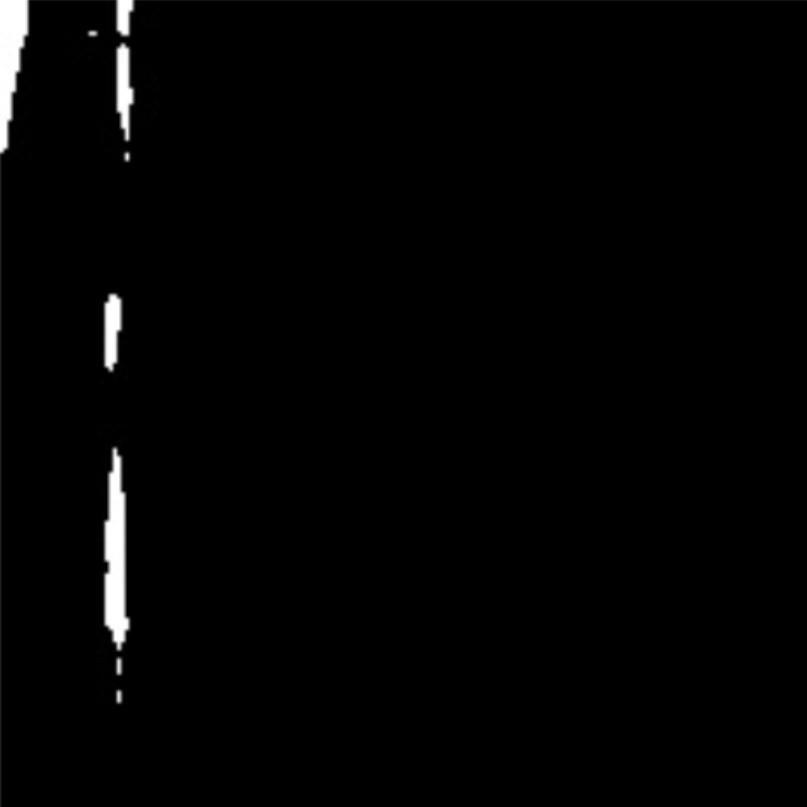
#> input picture _archive/create_bb/input.jpg, 807 x 807 px
$ python -i binary_to_bbox.py   (imports and definitions only)   (older library calls are emulated)
#> lines starting #> are read from the running program, lines starting #| are printed output that depends on the picture; after the words box and inside, x2 and y2 are one past the last pixel; in counts of white or black regions, pixels touching at a corner belong together
import cv2
import numpy as np


def find_if_close(cnt1, cnt2):
    LIMIT = 10
    row1, row2 = cnt1.shape[0], cnt2.shape[0]
    for i in range(row1):
        for j in range(row2):
            dist = np.linalg.norm(cnt1[i] - cnt2[j])
            if abs(dist) < LIMIT:
                return True
            elif i == row1 - 1 and j == row2 - 1:
                return False


# Get BBox from array of coordinates
def allign_bbox(res_coords, bboxnumber):
    print("In allign_bbox", type(res_coords))
    left = res_coords[bboxnumber][1][0]
    top = res_coords[bboxnumber][1][1]
    right = res_coords[bboxnumber][3][0]
    bottom = res_coords[bboxnumber][3][1]
    damage = "Damage"
    return damage, left, top, right, bottom


# get all bboxes from coordinates in the picture
def create_all_bbox(res_coords):
    print("In create_all_bbox" , type(res_coords))
    bboxes = []
    for bbox in range(len(res_coords)):
        bboxes.append(allign_bbox(res_coords, bbox))
    return bboxes


def extract_bboxes(path):
    '''
    reshapes input image from path to 500x500
    returns bboxes in format:
    ('Damage', left, top, right, bottom)

    Example:

    ('Damage', 64, 277, 80, 435)

    '''
#> called with path = '../_archive/create_bb/input.jpg'
    # change of size and drawing fields
    img = cv2.imread(path)
#> img is the input picture: shape (807, 807, 3); min 0, max 255, mean 3.4
    if img.size == 0:
        print('Error: Image was not read')
    img = cv2.resize(img, (500, 500))
#> img: shape (500, 500, 3)
    w, h, _ = img.shape
#> w = 500; h = 500
    cv2.rectangle(img, (0, 0), (w, h), (0, 0, 0), 0)
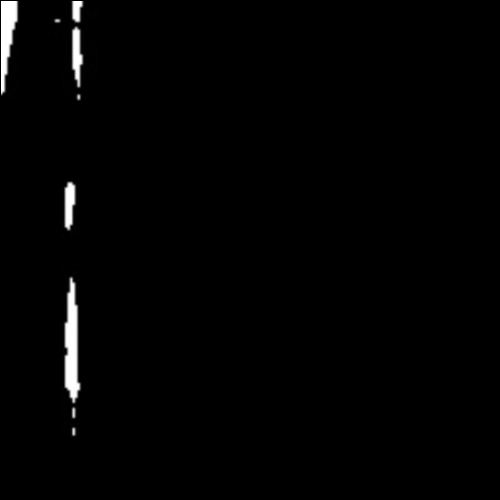
#> img: shape (500, 500, 3); min 0, max 255, mean 3.2
    img_area_limit = w * h * 0.2
#> img_area_limit = 50000

    # getting and sorting contours
    img_rgb = cv2.cvtColor(img, cv2.COLOR_BGR2RGB)
    img_blur = cv2.bilateralFilter(img_rgb, d=7, sigmaSpace=75, sigmaColor=75)
    img_gray = cv2.cvtColor(img_blur, cv2.COLOR_RGB2GRAY)
    a = img_gray.max()
#> a = 255
    _, thresh = cv2.threshold(img_gray, a * 0.45, a, cv2.THRESH_BINARY_INV)
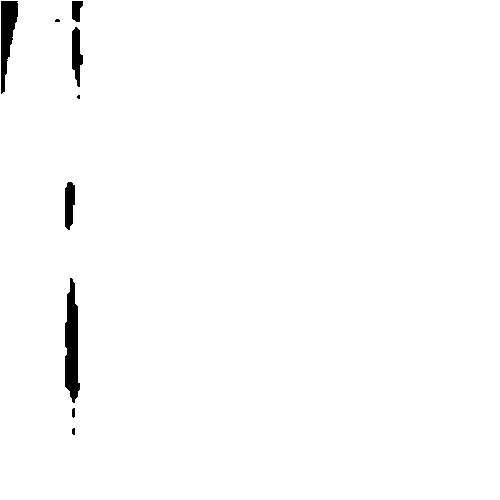
#> thresh: shape (500, 500); 98.7% white; 9 black regions (3 under 20 px)
    image, contours_, hierarchy = cv2.findContours(image=thresh, mode=cv2.RETR_TREE, method=cv2.CHAIN_APPROX_SIMPLE)
#> contours_ = 10 contours, 2 with area under 20; largest, box (x1, y1, x2, y2) and area: (0, 0, 500, 500) 249001, (64, 277, 81, 404) 1428, (0, 0, 19, 95) 1027, (71, 26, 84, 88) 490, (64, 181, 76, 231) 441, (71, 0, 84, 23) 206, (71, 407, 76, 419) 38, (71, 427, 76, 436) 27
    contours = []
    for cnt in contours_:
        area = cv2.contourArea(cnt)
        if area > img_area_limit:
            continue
        contours.append(cnt)
#> this loop made 10 passes
#> area on passes 2, 3, 4, 5, 7, 9, 10: 27, 37.5, 1428.5, 441, 489.5, 206, 1027
#> (cnt, area) on pass 1: ([[0, 0], [0, 499], [499, 499], [499, 0]], 249001)
#> after the loop, contours = 9 contours, 2 with area under 20; largest, box (x1, y1, x2, y2) and area: (64, 277, 81, 404) 1428, (0, 0, 19, 95) 1027, (71, 26, 84, 88) 490, (64, 181, 76, 231) 441, (71, 0, 84, 23) 206, (71, 407, 76, 419) 38, (71, 427, 76, 436) 27
    contours = sorted(contours, key=cv2.contourArea, reverse=True)

    # grouping contours by placement
    LENGTH = len(contours)
#> LENGTH = 9
    status = np.zeros((LENGTH, 1))
#> status = [0, 0, 0, 0, 0, 0, 0, 0, 0]
    for i, cnt1 in enumerate(contours):
        x = i
        if i != LENGTH - 1:
            for j, cnt2 in enumerate(contours[i + 1:]):
                x = x + 1
                dist = find_if_close(cnt1, cnt2)
                if dist:
                    val = min(status[i], status[x])
                    status[x] = status[i] = val
                else:
                    if status[x] == status[i]:
                        status[x] = i + 1
#> this loop made 9 passes
#> after the loop, status = [0, 1, 2, 3, 2, 0, 0, 4, 5]
    unified = []
    maximum = int(status.max()) + 1
#> maximum = 6
    for i in range(maximum):
        pos = np.where(status == i)[0]
        if pos.size != 0:
            cont = np.vstack(contours[i] for i in pos)
            hull = cv2.convexHull(cont)
            unified.append(hull)
#> this loop made 6 passes
#> pos on passes 1 to 6: [0, 5, 6], [1], [2, 4], [3], [7], [8]
#> after the loop, unified = 6 contours, 2 with area under 20; largest, box (x1, y1, x2, y2) and area: (64, 277, 81, 436) 1942, (0, 0, 19, 95) 1158, (71, 0, 84, 88) 950, (64, 181, 76, 231) 466

    # processing and displaying the result
    res_coords = []
    for cnt in unified:
        rect = cv2.minAreaRect(cnt)
        box = cv2.boxPoints(rect)
        box = np.int0(box)
        res_coords.append(box)
#> this loop made 6 passes
#> (rect, box) on passes 1 to 6: (((72, 356), (158, 16), -90), [[80, 435], [64, 435], [64, 277], [80, 277]]), (((9, 47), (94, 18), -90), [[18, 94], [0, 94], [0, 0], [18, 0]]), (((77, 43.5), (87, 12), -90), [[83, 87], [71, 87], [71, 0], [83, 0]]), (((69.5, 205.5), (49, 11), -90), [[75, 230], [64, 230], [64, 181], [75, 181]]), (((57, 20), (4, 6), -90), [[60, 22], [54, 22], [54, 18], [60, 18]]), (((78.5, 96.5), (4.24, 4.24), -45), [[78, 99], [75, 96], [78, 93], [81, 96]])
#> after the loop, res_coords = 6 items
    # refactor all bboxes for future IoU postprocessing
    final_bboxes = create_all_bbox(res_coords)
#| In create_all_bbox <class 'list'>
#> the loop in create_all_bbox, `for bbox in range(len(res_coords)):` made 6 passes
#> (left in allign_bbox, top in allign_bbox, right in allign_bbox, bottom in allign_bbox) on passes 1 to 6: (64, 435, 80, 277), (0, 94, 18, 0), (71, 87, 83, 0), (64, 230, 75, 181), (54, 22, 60, 18), (75, 96, 81, 96)
#| In allign_bbox <class 'list'>
#| In allign_bbox <class 'list'>
#| In allign_bbox <class 'list'>
#| In allign_bbox <class 'list'>
#| In allign_bbox <class 'list'>
#| In allign_bbox <class 'list'>
#> after the loop in create_all_bbox, `for bbox in range(len(res_coords)):`: bboxes = [('Damage', 64, 435, 80, 277), ('Damage', 0, 94, 18, 0), ('Damage', 71, 87, 83, 0), ('Damage', 64, 230, 75, 181), ('Damage', 54, 22, 60, 18), ('Damage', 75, 96, 81, 96)]
#> final_bboxes has the same summary as bboxes in create_all_bbox
    print("In extract_bboxes", type(res_coords))
#| In extract_bboxes <class 'list'>
    return final_bboxes


def write_coordinate_file(filename, bboxes_of_image):
    """
    Write file with the name of the image input as .txt in the format:

    Damage left top right bottom

    Example:

    Damage 64 277 80 435

    """
    if len(bboxes_of_image) == 0:
        print("This file doesnt have a damage")

    f = open(filename, "w+")
    for bbox in bboxes_of_image:
        bbox_string = bbox[0] + " " + str(bbox[1]) + " " + str(bbox[2]) + " " + str(bbox[3]) + " " + str(bbox[4])
        f.write(bbox_string + "\n")
    f.close()

>>> result = extract_bboxes('../_archive/create_bb/input.jpg')
#> result has the same summary as bboxes in create_all_bbox

$ run again, on _archive/create_bb/example.png
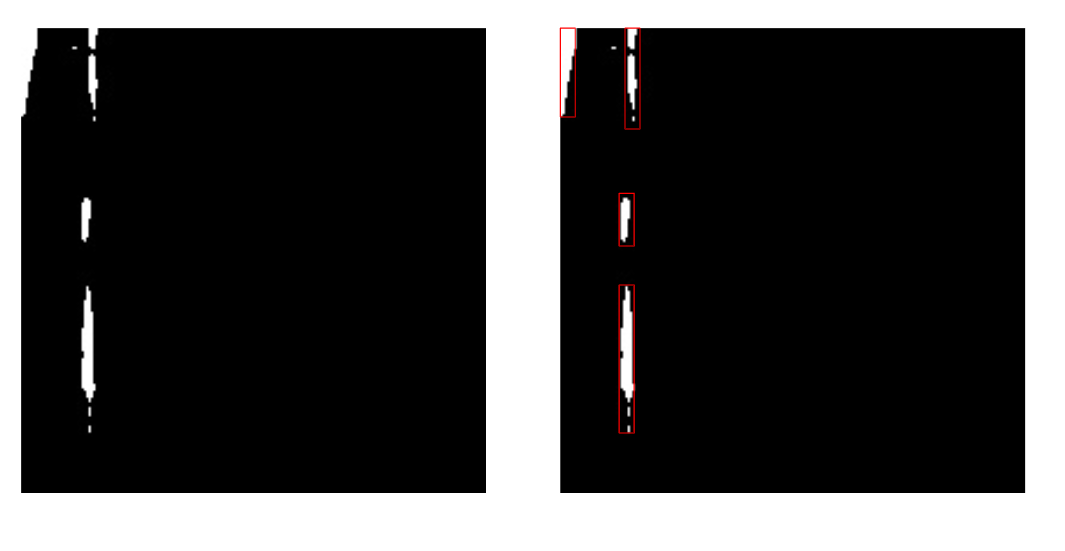
#> input picture _archive/create_bb/example.png, 1065 x 551 px
#> in extract_bboxes, img is the input picture: shape (551, 1065, 3); mean B, G, R 69.6, 69.6, 70.1
#> in extract_bboxes, `cv2.rectangle(img, (0, 0), (w, h), (0, 0, 0), 0)`:
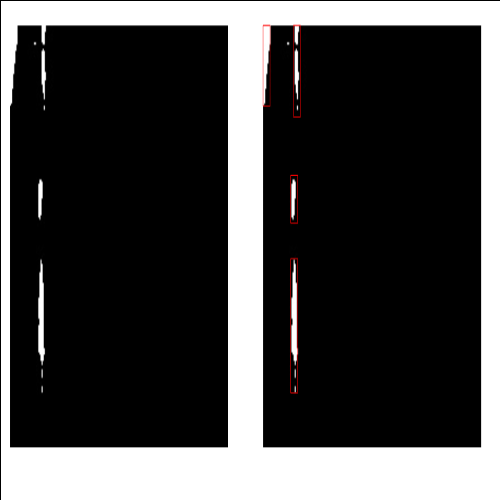
#> img: shape (500, 500, 3); mean B, G, R 68.8, 68.8, 69.2
#> a = 255
#> in extract_bboxes, `_, thresh = cv2.threshold(img_gray, a * 0.45, a, cv2.THRESH_BINARY_INV)`:
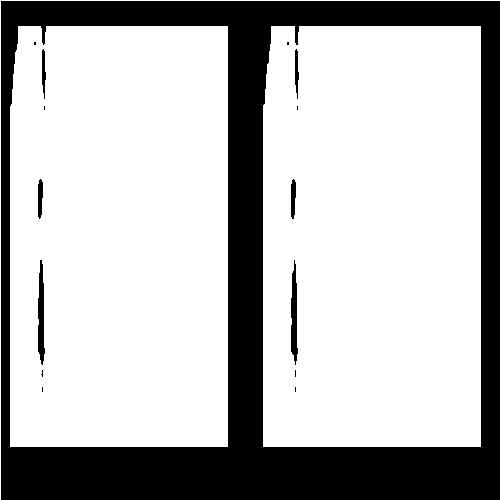
#> thresh: shape (500, 500); 72.8% white; 15 black regions (8 under 20 px)
#> contours_ = 17 contours, 9 with area under 20; largest, box (x1, y1, x2, y2) and area: (10, 26, 228, 447) 90691, (263, 26, 481, 447) 90680, (37, 259, 46, 366) 624, (290, 259, 299, 366) 603, (290, 178, 297, 220) 204, (37, 178, 44, 220) 202, (294, 48, 300, 100) 185, (41, 48, 47, 100) 185
#> the loop in extract_bboxes, `for cnt in contours_:` made 17 passes
#> area on passes 1, 4, 5, 7, 9, 12, 13, 15: 90680, 603, 203.5, 185, 90691, 623.5, 202, 185
#> after the loop in extract_bboxes, `for cnt in contours_:`: contours = 15 contours, 9 with area under 20; largest, box (x1, y1, x2, y2) and area: (37, 259, 46, 366) 624, (290, 259, 299, 366) 603, (290, 178, 297, 220) 204, (37, 178, 44, 220) 202, (294, 48, 300, 100) 185, (41, 48, 47, 100) 185
#> LENGTH = 15
#> the loop in extract_bboxes, `for i, cnt1 in enumerate(contours):` made 15 passes
#> after the loop in extract_bboxes, `for i, cnt1 in enumerate(contours):`: status = [0, 1, 2, 3, 4, 5, 0, 1, 1, 4, 0, 5, 10, 12, 6]
#> maximum = 13
#> the loop in extract_bboxes, `for i in range(maximum):` made 13 passes
#> (pos, hull) on pass 7: ([14], [[499, 0], [0, 499], [0, 0]])
#> after the loop in extract_bboxes, `for i in range(maximum):`: unified = 9 contours, 2 with area under 20; largest, box (x1, y1, x2, y2) and area: (0, 0, 500, 500) 124500, (37, 259, 46, 393) 830, (290, 259, 299, 393) 822, (286, 41, 300, 100) 397, (33, 41, 47, 100) 397, (290, 178, 297, 220) 216, (37, 178, 44, 220) 214
#> the loop in extract_bboxes, `for cnt in unified:` made 9 passes
#> (rect, box) on passes 1 to 5: (((41, 325.5), (133, 8), -90), [[45, 392], [37, 392], [37, 259], [45, 259]]), (((294, 325.5), (133, 8), -90), [[298, 392], [290, 392], [290, 259], [298, 259]]), (((293, 198.5), (41, 6), -90), [[296, 219], [290, 219], [290, 178], [296, 178]]), (((40, 198.5), (41, 6), -90), [[43, 219], [37, 219], [37, 178], [43, 178]]), (((296, 69.25), (10.52, 58.85), -10.49), [[296, 99], [285, 41], [295, 39], [306, 97]])
#> after the loop in extract_bboxes, `for cnt in unified:`: res_coords = 9 items
#| In create_all_bbox <class 'list'>
#> the loop in create_all_bbox, `for bbox in range(len(res_coords)):` made 9 passes
#> (left in allign_bbox, top in allign_bbox, right in allign_bbox, bottom in allign_bbox) on passes 1 to 8: (37, 392, 45, 259), (290, 392, 298, 259), (290, 219, 296, 178), (37, 219, 43, 178), (285, 41, 306, 97), (32, 41, 53, 97), (0, 499, 499, 0), (296, 110, 298, 105)
#> (printed output is left out)
#> after the loop in create_all_bbox, `for bbox in range(len(res_coords)):`: bboxes = 9 items, first 6: ('Damage', 37, 392, 45, 259), ('Damage', 290, 392, 298, 259), ('Damage', 290, 219, 296, 178), ('Damage', 37, 219, 43, 178), ('Damage', 285, 41, 306, 97), ('Damage', 32, 41, 53, 97)
#> final_bboxes has the same summary as bboxes in create_all_bbox
#| In extract_bboxes <class 'list'>
#> result has the same summary as bboxes in create_all_bbox
